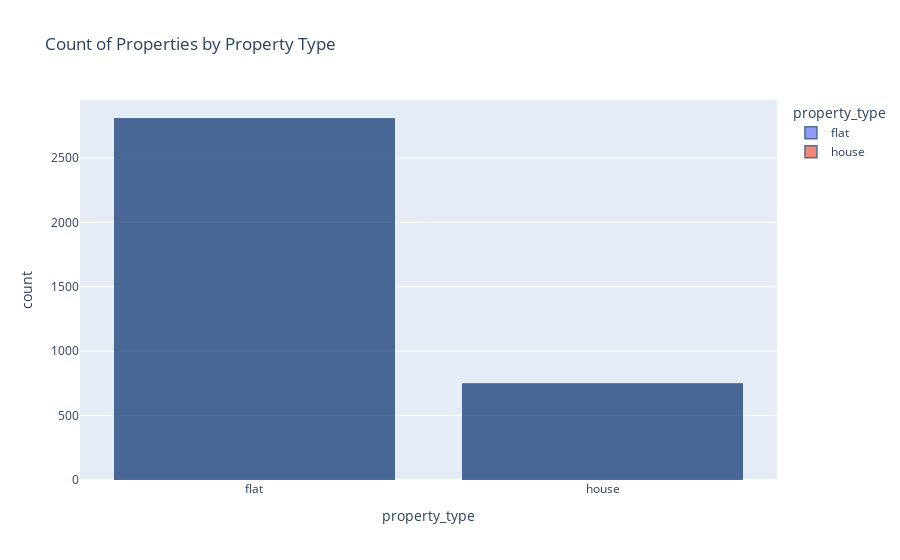

Notebook cell for this chart:
### Code cell
# Plot bar chart for property_type
fig_property_type = px.bar(df, x='property_type',color='property_type', title='Count of Properties by Property Type')
fig_property_type.update_traces(marker_line_color='rgb(8,48,107)', marker_line_width=1.5, opacity=0.7)
fig_property_type.show()

""""# Plot bar chart for bedRoom
fig_bedRoom = px.bar(df, x='bedRoom',color='property_type', title='Count of Properties by Number of Bedrooms')
fig_property_type.update_traces(marker_line_color='rgb(8,48,107)', marker_line_width=1.5, opacity=0.7)
fig_bedRoom.show()

# Plot bar chart for bathroom
fig_bathroom = px.bar(df, x='bathroom',color='property_type', title='Count of Properties by Number of Bathrooms')
fig_property_type.update_traces(marker_line_color='rgb(8,48,107)', marker_line_width=1.5, opacity=0.7)
fig_bathroom.show()

# Plot bar chart for balcony
fig_balcony = px.bar(df, x='balcony',color='property_type', title='Count of Properties by Number of Balconies')
fig_property_type.update_traces(marker_line_color='rgb(10,50,107)', marker_line_width=1.5, opacity=0.7)
fig_balcony.show()

# Plot bar chart for furnishing_type
fig_furnishing_type = px.bar(df, x='furnishing_type',color='property_type', title='Count of Properties by Furnishing Type')
fig_property_type.update_traces(marker_line_color='rgb(8,48,107)', marker_line_width=1.5, opacity=0.7)
fig_furnishing_type.show()
"""

### Figure 1 — Plotly figure (JSON) as saved in the notebook; plotly's stock layout.template omitted (floating-point values rounded to 4 significant figures; data arrays with more than 128 entries replaced by an {"elided": "..."} marker saying what was removed)
{"data": [{"alignmentgroup": "True", "hovertemplate": "property_type=%{x}<br>count=%{y}<extra></extra>", "legendgroup": "flat", "marker": {"color": "#636efa", "line": {"color": "rgb(8,48,107)", "width": 1.5}, "pattern": {"shape": ""}}, "name": "flat", "offsetgroup": "flat", "opacity": 0.7, "orientation": "v", "showlegend": true, "textposition": "auto", "type": "bar", "x": {"elided": "2803 str values"}, "xaxis": "x", "y": {"elided": "2803 int values"}, "yaxis": "y"}, {"alignmentgroup": "True", "hovertemplate": "property_type=%{x}<br>count=%{y}<extra></extra>", "legendgroup": "house", "marker": {"color": "#EF553B", "line": {"color": "rgb(8,48,107)", "width": 1.5}, "pattern": {"shape": ""}}, "name": "house", "offsetgroup": "house", "opacity": 0.7, "orientation": "v", "showlegend": true, "textposition": "auto", "type": "bar", "x": {"elided": "744 str values"}, "xaxis": "x", "y": {"elided": "744 int values"}, "yaxis": "y"}], "layout": {"barmode": "relative", "legend": {"title": {"text": "property_type"}, "tracegroupgap": 0}, "title": {"text": "Count of Properties by Property Type"}, "xaxis": {"anchor": "y", "categoryarray": ["flat", "house"], "categoryorder": "array", "domain": [0, 1], "title": {"text": "property_type"}}, "yaxis": {"anchor": "x", "domain": [0, 1], "title": {"text": "count"}}}}
